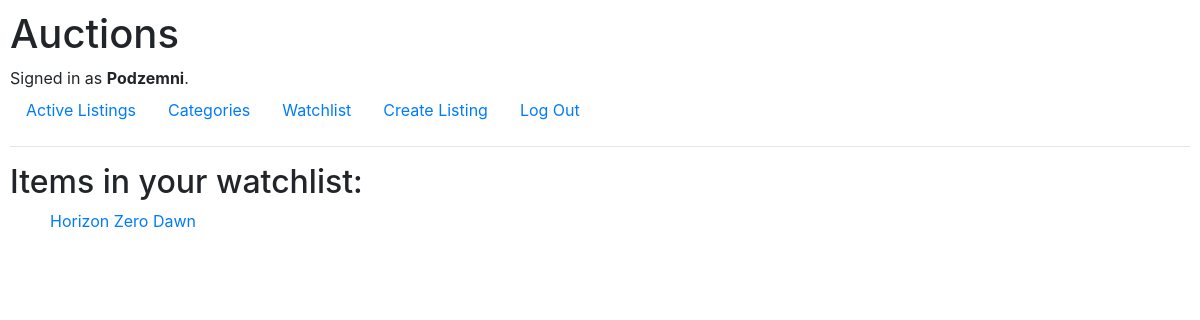
Page /watchlist (signed in) on the earlier database version.
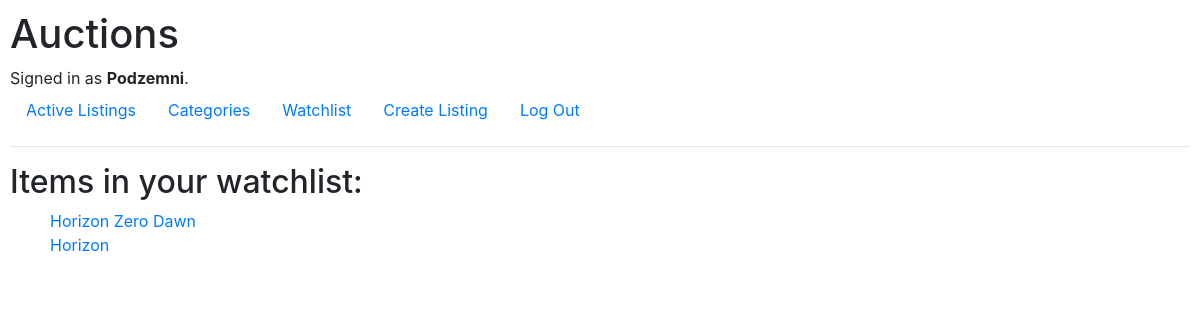
Same page on the later database version.
### auctions/models.py (models this page shows, shortened)
class Listing(models.Model):
    name = models.CharField(max_length=64)
    description = models.CharField(max_length=256)
    category = models.ForeignKey(Category, on_delete=models.CASCADE, blank=True, null=True, related_name="category")
    imgurl = models.CharField(max_length=512, default="https://upload.wikimedia.org/wikipedia/commons/1/14/No_Image_Available.jpg")
    price = models.ForeignKey(Bid, on_delete=models.CASCADE, blank=True, null=True, related_name="price")
    is_active = models.BooleanField(default=True)
    owner = models.ForeignKey(User, on_delete=models.CASCADE, blank=True, related_name="user")
    watchlist = models.ManyToManyField(User, blank=True, null=True, related_name="watchlist")

### auctions/views.py (the view)
# urls.py: path("watchlist", views.watchlist, name="watchlist"),
def watchlist(request):
    user= request.user
    items = Listing.objects.filter(watchlist=user)
    return render(request, "auctions/watchlist.html", {
        "items": items
    })

### auctions/templates/auctions/watchlist.html (shortened to what this page needs)
{% extends "auctions/layout.html" %}
{% block body %}
    <h2>Items in your watchlist:</h2>
    <ul>
        {% for item in items %}
            <li><a href="{% url 'entry' item.name %}">{{ item.name }}</a></li>
        {% empty %}
            <li>No items.</li>
        {% endfor %}
    </ul>
{% endblock %}

Differences in the rows shown:
added Listing: name "Horizon"
